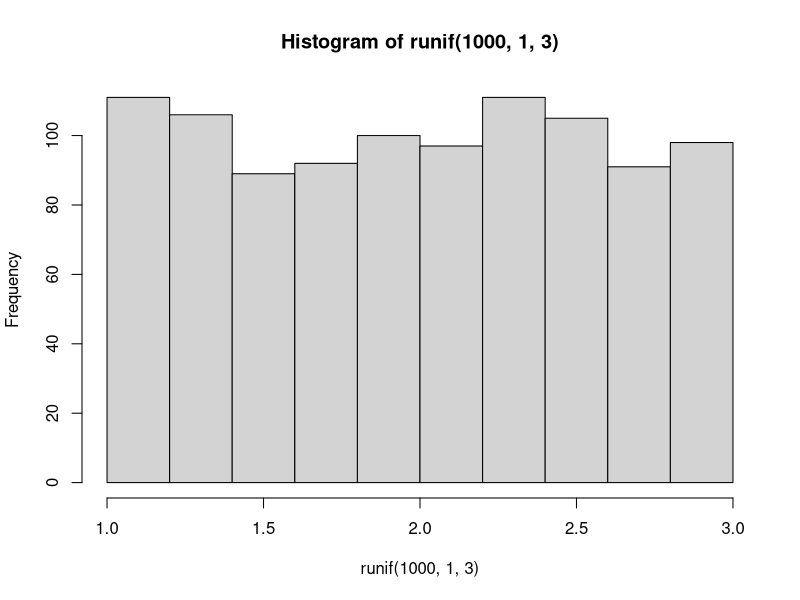
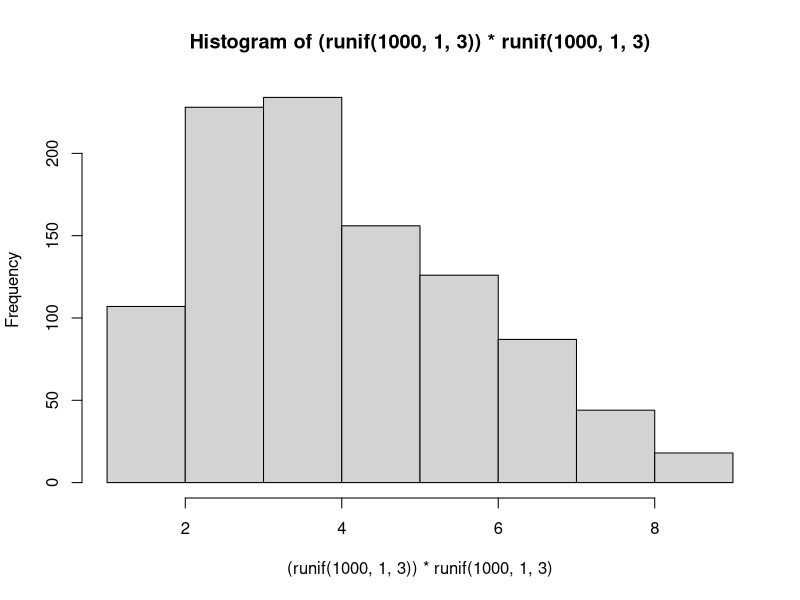
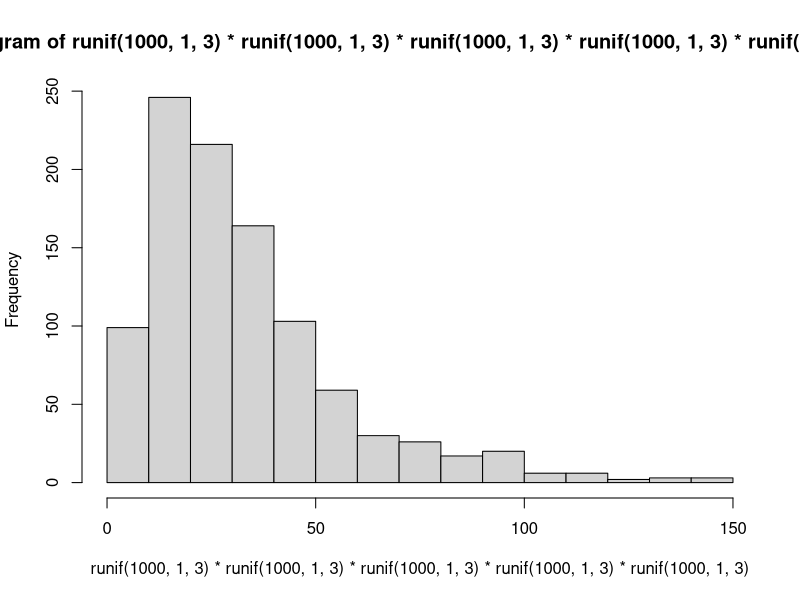

R code for these plots, in order:
# Problem Set: Fundamentals of Statistics
# Problem Number 7
# Status: Completed
# Heatherlee Leary
# hleary@arizona.edu



#### OBJECTIVES ##########################################################################################################

# Do the same as in the previous problem but now assuming that the combined effect of the genes is multiplicative (not the sum). 
# As we increase the number of genes, what is the resulting height distribution?

##########################################################################################################################

hist(runif(1000,1,3))

hist((runif(1000,1,3)) * runif(1000,1,3))

hist(runif(1000,1,3) * runif(1000,1,3) * runif(1000,1,3) * runif(1000,1,3) * runif(1000,1,3))

# As we increase the number of genes, what is the resulting height distribution?
# As we increase the number of genes, the resulting height distribution becomes more right-skewed. 

